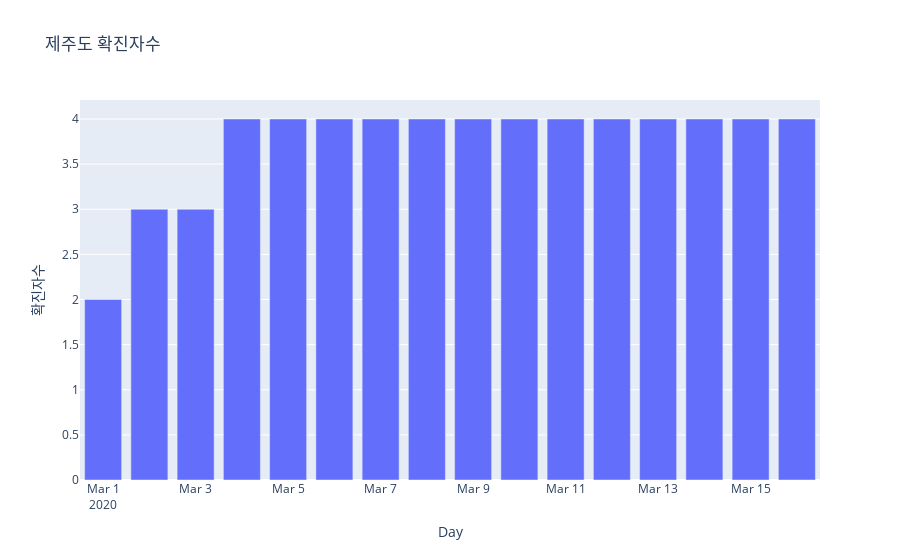

Notebook source saved alongside this figure:
### Code cell
data = go.Bar(x=jeju.index, y=jeju.values,)
layout = go.Layout(title='제주도 확진자수',xaxis_title='Day', yaxis_title='확진자수')
fig = go.Figure(data=data, layout=layout)
fig.show()

### Figure 1 — Plotly figure (JSON) as saved in the notebook; plotly's stock layout.template omitted (floating-point values rounded to 4 significant figures)
{"data": [{"type": "bar", "x": ["2020-03-01", "2020-03-02", "2020-03-03", "2020-03-04", "2020-03-05", "2020-03-06", "2020-03-07", "2020-03-08", "2020-03-09", "2020-03-10", "2020-03-11", "2020-03-12", "2020-03-13", "2020-03-14", "2020-03-15", "2020-03-16"], "y": [2, 3, 3, 4, 4, 4, 4, 4, 4, 4, 4, 4, 4, 4, 4, 4]}], "layout": {"title": {"text": "제주도 확진자수"}, "xaxis": {"title": {"text": "Day"}}, "yaxis": {"title": {"text": "확진자수"}}}}
